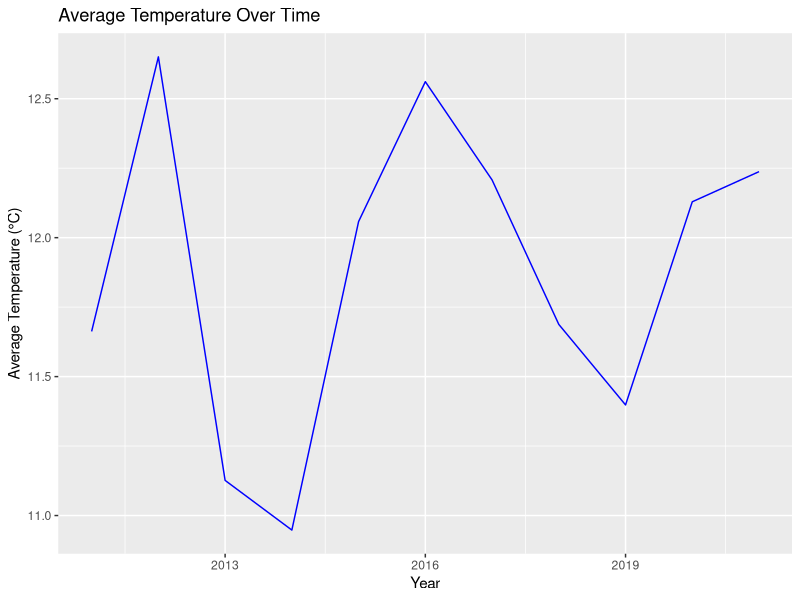
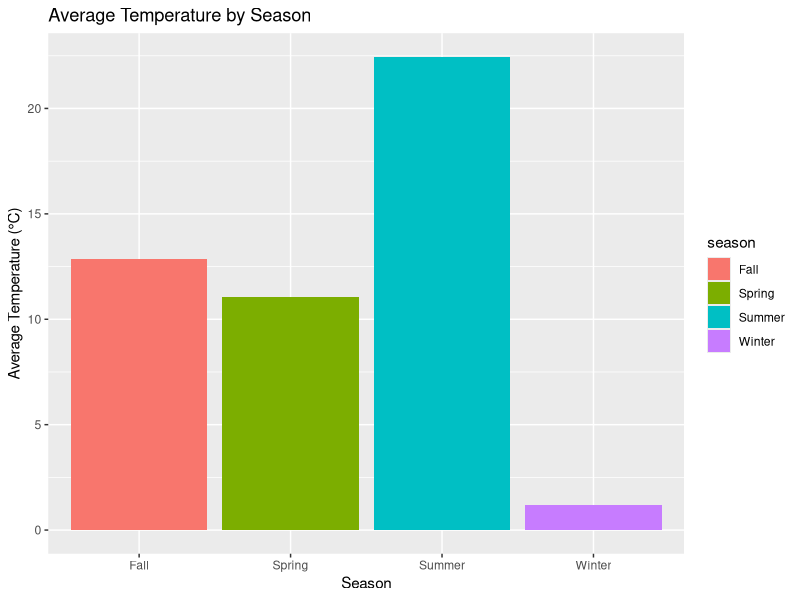
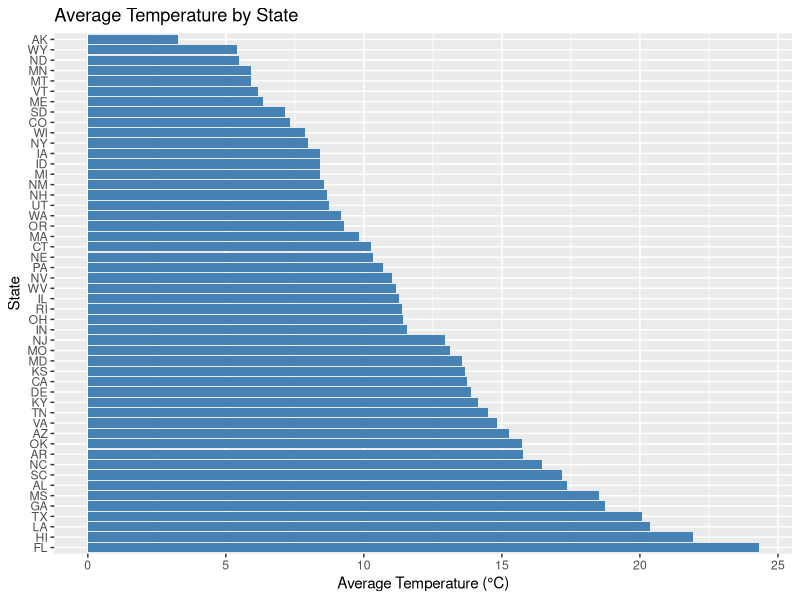
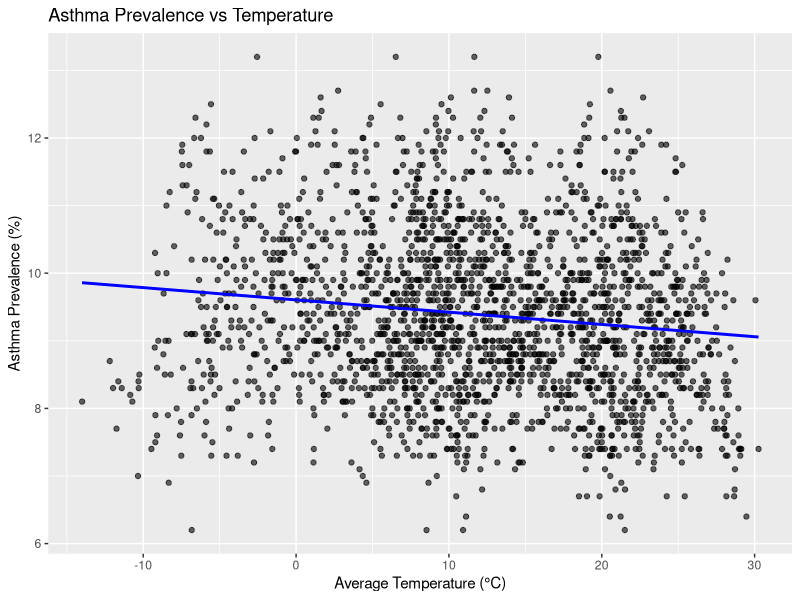

R code for these plots, in order:
## ---- chunk 1
knitr::opts_chunk$set(echo = TRUE)
library(tidyverse)
library(lubridate)
library(ggplot2)
library(lubridate)
library(knitr)
## ---- chunk 2
# Load datasets
asthma_data <- read_csv("data/asthma_data.csv")
## ---- chunk 3
temp_data <- read_csv("data/temp_data.csv")
## ---- chunk 4
# Summary of asthma data
asthma_summary <- asthma_data %>%
  summarize(
    avg_prevalence = mean(prevalence_percent, na.rm = TRUE),
    min_prevalence = min(prevalence_percent, na.rm = TRUE),
    max_prevalence = max(prevalence_percent, na.rm = TRUE)
  )

# Create a tidy table for asthma summary using kable
asthma_summary %>%
  knitr::kable(
    col.names = c("Average Prevalence (%)", "Minimum Prevalence (%)", "Maximum Prevalence (%)"),
    caption = "Summary Statistics for Asthma Prevalence"
  )
## ---- chunk 5
# Summary of temperature data
temp_summary <- temp_data %>%
  summarize(
    avg_temp_overall = mean(avg_temp, na.rm = TRUE),
    min_temp = min(avg_temp, na.rm = TRUE),
    max_temp = max(avg_temp, na.rm = TRUE)
  )

# Create a tidy table for temperature summary
temp_summary %>%
  knitr::kable(
    col.names = c("Average Temperature (°C)", "Minimum Temperature (°C)", "Maximum Temperature (°C)"),
    caption = "Summary Statistics for Temperature Data"
  )

temp_summary
## ---- chunk 6
# Average temperature by year
yearly_temp_summary <- temp_data %>%
  group_by(year) %>%
  summarize(
    avg_temp = mean(avg_temp, na.rm = TRUE)
  )

# Create a tidy table for yearly temperature summary
yearly_temp_summary %>%
  knitr::kable(
    col.names = c("Year", "Average Temperature (°C)"),
    caption = "Average Temperature by Year"
  )

yearly_temp_summary
## ---- chunk 7
ggplot(yearly_temp_summary, aes(x = year, y = avg_temp)) +
  geom_line(color = "blue") +
  labs(
    title = "Average Temperature Over Time",
    x = "Year",
    y = "Average Temperature (°C)"
  )
## ---- chunk 8
# Average temperature by season
seasonal_temp_summary <- temp_data %>%
  group_by(season) %>%
  summarize(
    avg_temp = mean(avg_temp, na.rm = TRUE)
  )

# Create a tidy table for seasonal temperature summary
seasonal_temp_summary %>%
  knitr::kable(
    col.names = c("Season", "Average Temperature (°C)"),
    caption = "Average Temperature by Season"
  )

seasonal_temp_summary
## ---- chunk 9
ggplot(seasonal_temp_summary, aes(x = season, y = avg_temp, fill = season)) +
  geom_bar(stat = "identity") +
  labs(
    title = "Average Temperature by Season",
    x = "Season",
    y = "Average Temperature (°C)"
  )
## ---- chunk 10
# Temperature by state
state_temp_summary <- temp_data %>%
  group_by(state) %>%
  summarize(
    avg_temp = mean(avg_temp, na.rm = TRUE)
  )

ggplot(state_temp_summary, aes(x = reorder(state, -avg_temp), y = avg_temp)) +
  geom_bar(stat = "identity", fill = "steelblue") +
  coord_flip() +
  labs(
    title = "Average Temperature by State",
    x = "State",
    y = "Average Temperature (°C)"
  )
## ---- chunk 11
# Merge datasets by year and state
merged_data <- inner_join(
  asthma_data,
  temp_data,
  by = c("year_name" = "year", "state" = "state")
)

# Display first few rows of merged data
head(merged_data)
## ---- chunk 12
# Calculate correlation
correlation <- cor(
  merged_data$prevalence_percent,
  merged_data$avg_temp,
  use = "complete.obs"
)

cat("The correlation between asthma prevalence and temperature is:", correlation)
## ---- chunk 13
# Scatter plot with regression line
ggplot(merged_data, aes(x = avg_temp, y = prevalence_percent)) +
  geom_point(alpha = 0.6) +
  geom_smooth(method = "lm", se = FALSE, color = "blue") +
  labs(
    title = "Asthma Prevalence vs Temperature",
    x = "Average Temperature (°C)",
    y = "Asthma Prevalence (%)"
  )
